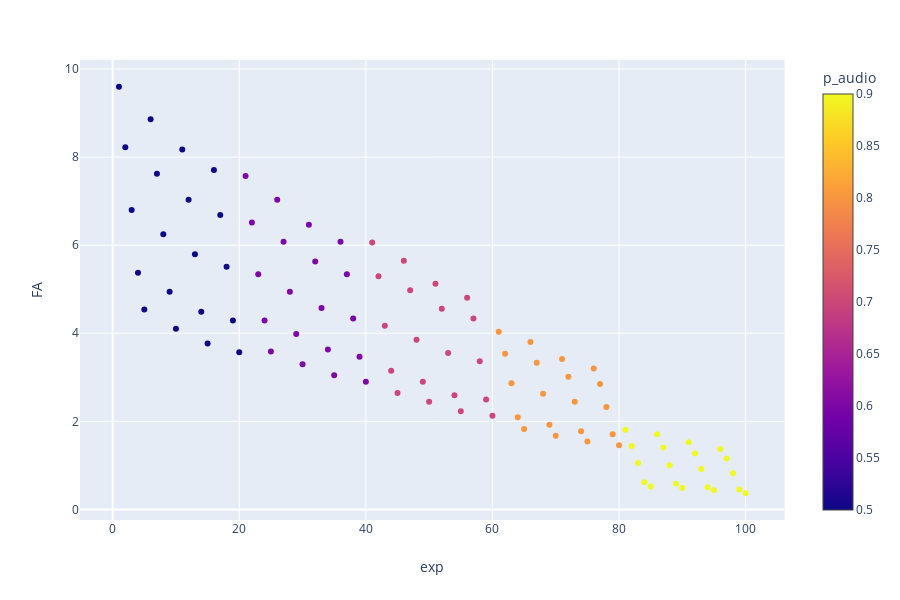

Notebook code cell kept with this figure:
### Code cell
import plotly.express as px
fig = px.scatter(df, x="exp", y="FA", color="p_audio",
                 hover_data=['p_audio', 'p_raising', 'p_raised'])
fig.show()

### Figure 1 — Plotly figure (JSON) as saved in the notebook; plotly's stock layout.template omitted (floating-point values rounded to 4 significant figures; data arrays with more than 128 entries replaced by an {"elided": "..."} marker saying what was removed)
{"data": [{"customdata": {"elided": "100x3 float values"}, "hoverlabel": {"namelength": 0}, "hovertemplate": "exp=%{x}<br>FA=%{y}<br>p_audio=%{marker.color}<br>p_raising=%{customdata[1]}<br>p_raised=%{customdata[2]}", "legendgroup": "", "marker": {"color": [0.5, 0.5, 0.5, 0.5, 0.5, 0.5, 0.5, 0.5, 0.5, 0.5, 0.5, 0.5, 0.5, 0.5, 0.5, 0.5, 0.5, 0.5, 0.5, 0.5, 0.6, 0.6, 0.6, 0.6, 0.6, 0.6, 0.6, 0.6, 0.6, 0.6, 0.6, 0.6, 0.6, 0.6, 0.6, 0.6, 0.6, 0.6, 0.6, 0.6, 0.7, 0.7, 0.7, 0.7, 0.7, 0.7, 0.7, 0.7, 0.7, 0.7, 0.7, 0.7, 0.7, 0.7, 0.7, 0.7, 0.7, 0.7, 0.7, 0.7, 0.8, 0.8, 0.8, 0.8, 0.8, 0.8, 0.8, 0.8, 0.8, 0.8, 0.8, 0.8, 0.8, 0.8, 0.8, 0.8, 0.8, 0.8, 0.8, 0.8, 0.9, 0.9, 0.9, 0.9, 0.9, 0.9, 0.9, 0.9, 0.9, 0.9, 0.9, 0.9, 0.9, 0.9, 0.9, 0.9, 0.9, 0.9, 0.9, 0.9], "coloraxis": "coloraxis", "symbol": "circle"}, "mode": "markers", "name": "", "showlegend": false, "type": "scatter", "x": [1, 2, 3, 4, 5, 6, 7, 8, 9, 10, 11, 12, 13, 14, 15, 16, 17, 18, 19, 20, 21, 22, 23, 24, 25, 26, 27, 28, 29, 30, 31, 32, 33, 34, 35, 36, 37, 38, 39, 40, 41, 42, 43, 44, 45, 46, 47, 48, 49, 50, 51, 52, 53, 54, 55, 56, 57, 58, 59, 60, 61, 62, 63, 64, 65, 66, 67, 68, 69, 70, 71, 72, 73, 74, 75, 76, 77, 78, 79, 80, 81, 82, 83, 84, 85, 86, 87, 88, 89, 90, 91, 92, 93, 94, 95, 96, 97, 98, 99, 100], "xaxis": "x", "y": [9.596, 8.222, 6.799, 5.376, 4.538, 8.859, 7.62, 6.246, 4.94, 4.103, 8.172, 7.033, 5.794, 4.488, 3.768, 7.703, 6.682, 5.51, 4.287, 3.567, 7.569, 6.514, 5.342, 4.287, 3.584, 7.033, 6.079, 4.94, 3.986, 3.299, 6.464, 5.627, 4.572, 3.634, 3.048, 6.079, 5.342, 4.337, 3.467, 2.897, 6.062, 5.292, 4.17, 3.148, 2.646, 5.644, 4.974, 3.852, 2.897, 2.445, 5.124, 4.555, 3.55, 2.596, 2.227, 4.806, 4.337, 3.366, 2.495, 2.127, 4.036, 3.533, 2.864, 2.093, 1.825, 3.801, 3.333, 2.629, 1.926, 1.675, 3.416, 3.014, 2.445, 1.775, 1.541, 3.199, 2.847, 2.328, 1.708, 1.457, 1.809, 1.44, 1.055, 0.6196, 0.5191, 1.708, 1.407, 1.005, 0.5861, 0.4856, 1.524, 1.273, 0.9211, 0.5024, 0.4354, 1.373, 1.156, 0.8206, 0.4522, 0.3684], "yaxis": "y"}], "layout": {"coloraxis": {"colorbar": {"title": {"text": "p_audio"}}, "colorscale": [[0, "#0d0887"], [0.1111, "#46039f"], [0.2222, "#7201a8"], [0.3333, "#9c179e"], [0.4444, "#bd3786"], [0.5556, "#d8576b"], [0.6667, "#ed7953"], [0.7778, "#fb9f3a"], [0.8889, "#fdca26"], [1, "#f0f921"]]}, "height": 600, "legend": {"tracegroupgap": 0}, "margin": {"t": 60}, "xaxis": {"anchor": "y", "domain": [0, 0.98], "title": {"text": "exp"}}, "yaxis": {"anchor": "x", "domain": [0, 1], "title": {"text": "FA"}}}}
